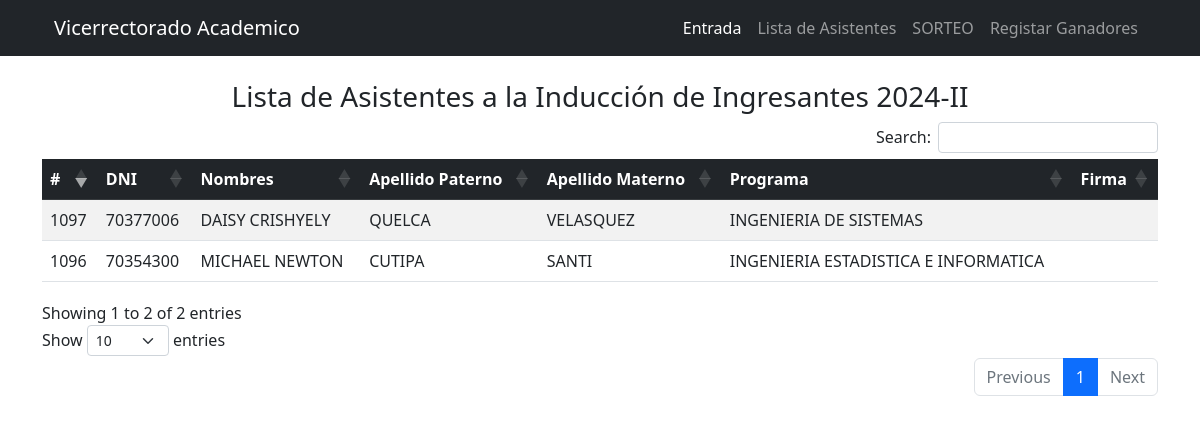
Screenshot of /asistentes.php with the database file from the repository.
### tables this page shows
CREATE TABLE IF NOT EXISTS `alumnos` (
  `id` int NOT NULL AUTO_INCREMENT,
  `id_firma` int NOT NULL DEFAULT '0',
  `mesa` int NOT NULL DEFAULT '0',
  `ciclo` varchar(10) NOT NULL,
  `modalidad` varchar(20) NOT NULL,
  `dni` varchar(8) NOT NULL DEFAULT '',
  `paterno` varchar(20) NOT NULL,
  `materno` varchar(20) NOT NULL,
  `nombres` varchar(30) NOT NULL,
  `puntaje` decimal(20,6) NOT NULL,
  `prog_id` varchar(50) NOT NULL DEFAULT '',
  `programa` varchar(60) NOT NULL,
  `escuela` varchar(40) NOT NULL,
  `area` varchar(20) NOT NULL,
  `id_progariel` varchar(50) NOT NULL DEFAULT '',
  `programaariel` varchar(90) NOT NULL,
  PRIMARY KEY (`id`)
);

CREATE TABLE IF NOT EXISTS `asistencia` (
  `id` int NOT NULL AUTO_INCREMENT,
  `dni` varchar(50) NOT NULL,
  `estado` int DEFAULT NULL,
  `fecharegistro` datetime DEFAULT NULL,
  PRIMARY KEY (`id`)
);

CREATE TABLE IF NOT EXISTS `program` (
  `prog_id` int NOT NULL AUTO_INCREMENT,
  `id_facu` varchar(7) DEFAULT NULL,
  `programa` varchar(51) DEFAULT NULL,
  `facultad` varchar(50) DEFAULT NULL,
  `id_escu` varchar(7) DEFAULT NULL,
  `escuela` varchar(36) DEFAULT NULL,
  `username` varchar(23) DEFAULT NULL,
  `password` varchar(8) DEFAULT NULL,
  `status` varchar(6) DEFAULT NULL,
  PRIMARY KEY (`prog_id`) USING BTREE
);

### asistentes.php (the view, shortened to what this page needs)
<?php include('includes/header.php') ?>
<?php include('db/conection.php') ?>
<!DOCTYPE html>
<html lang="es">
    <head>
        <link rel="stylesheet" href="https://cdn.jsdelivr.net/npm/bootstrap@5.2.2/dist/css/bootstrap.min.css" />
        <link rel="stylesheet" href="https://cdn.datatables.net/1.12.1/css/dataTables.bootstrap5.min.css" />
        <link rel="stylesheet" href="https://cdn.datatables.net/buttons/2.2.3/css/buttons.bootstrap5.min.css" />
    </head>
    <body>
        <div class="container my-4">
            <div class="container">
                <h3 class="text-center">Lista de Asistentes a la Inducción de Ingresantes 2024-II</h3>
            </div>
            <div class="row">
                <div class="col-12">
                    <table id="datatable_users" class="table table-striped">
                        <thead>
                            <tr class="table-dark">
                                <th>#</th>
                                <th>DNI</th>
                                <th>Nombres</th>
                                <th>Apellido Paterno</th>
                                <th>Apellido Materno</th>
                                <th>Programa</th>
                                <th>Firma</th>
                            </tr>
                        </thead>
                        <tbody>
                        <?php
                            $query = mysqli_query($conn, "SELECT * FROM alumnos a
                                INNER JOIN asistencia asis ON a.dni = asis.dni
                                INNER JOIN program p ON a.id_progariel = p.prog_id
                                ORDER BY a.id DESC")
                                or die("Error en la consulta: " . mysqli_error($conn));
                            while($row = mysqli_fetch_array($query)){
                                echo "<tr>";
                                echo "<td>" . $row['id'] . "</td>";
                                echo "<td>" . $row['dni'] . "</td>";
                                echo "<td>" . $row['nombres'] . "</td>";
                                echo "<td>" . $row['paterno'] . "</td>";
                                echo "<td>" . $row['materno'] . "</td>";
                                echo "<td>" . $row['programa'] . "</td>";
                                echo "<td></td>";
                                echo "</tr>";
                            }
                        ?>
                        </tbody>
                    </table>
                </div>
            </div>
        </div>
    </body>
</html>
<?php include('includes/footer.php') ?>

### includes/header.php (shortened to what this page needs)
<!DOCTYPE html>
<html lang="en">
<head>
    <link href="https://cdn.jsdelivr.net/npm/bootstrap@5.3.1/dist/css/bootstrap.min.css" rel="stylesheet">
    <link rel="stylesheet" href="assets/css/main.css">
</head>
<body>
<div class="container-fluid bg-dark">
<div class="container">
    <nav class="navbar navbar-dark bg-dark navbar-expand-lg tertiary">
        <div class="container-fluid">
            <a class="navbar-brand" href="index.php">Vicerrectorado Academico</a>
            <div class="collapse navbar-collapse" id="navbarSupportedContent">
                <ul class="navbar-nav ms-auto mb-2 mb-lg-0">
                    <li class="nav-item">
                        <a class="nav-link active" aria-current="page" href="index.php">Entrada</a>
                    </li>
                    <li class="nav-item">
                        <a class="nav-link" href="asistentes.php">Lista de Asistentes</a>
                    </li>
                    <li class="nav-item">
                        <a class="nav-link" href="sorteo.php">SORTEO</a>
                    </li>
                    <li class="nav-item">
                        <a class="nav-link" href="registroGanadores.php">Registar Ganadores</a>
                    </li>
                </ul>
            </div>
        </div>
    </nav>
</div>
</div>

### includes/footer.php (shortened to what this page needs)
</body>
</html>

### assets/css/main.css (style rules this page uses)
* { box-sizing: border-box; padding: 0%; margin: 0%; }

### rows the page displays
alumnos: asistencia.id "1097", asistencia.dni "70377006", nombres "DAISY CRISHYELY", paterno "QUELCA", materno "VELASQUEZ", program.programa "INGENIERIA DE SISTEMAS"
alumnos: asistencia.id "1096", asistencia.dni "70354300", nombres "MICHAEL NEWTON", paterno "CUTIPA", materno "SANTI", prog.programa "INGENIERIA ESTADISTICA E INFORMATICA"
